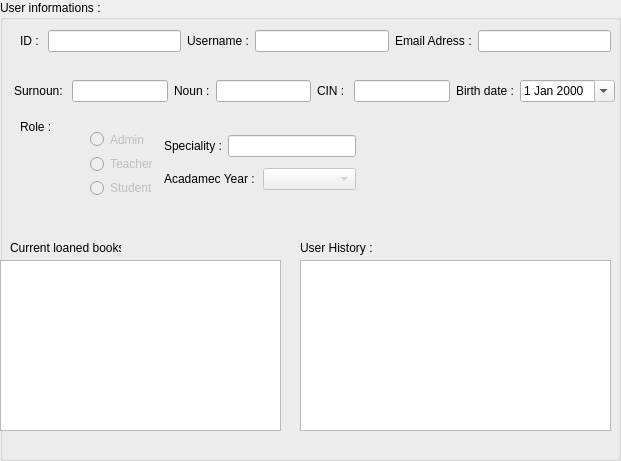
    <widget class="QGroupBox" name="groupBox_9">
     <property name="geometry">
      <rect>
       <x>500</x>
       <y>340</y>
       <width>621</width>
       <height>461</height>
      </rect>
     </property>
     <property name="title">
      <string>User informations :</string>
     </property>
     <property name="flat">
      <bool>false</bool>
     </property>
     <widget class="QLabel" name="label_77">
      <property name="geometry">
       <rect>
        <x>20</x>
        <y>120</y>
        <width>46</width>
        <height>13</height>
       </rect>
      </property>
      <property name="text">
       <string>Role :</string>
      </property>
     </widget>
     <widget class="QWidget" name="layoutWidget_57">
      <property name="geometry">
       <rect>
        <x>20</x>
        <y>30</y>
        <width>591</width>
        <height>22</height>
       </rect>
      </property>
      <layout class="QHBoxLayout" name="horizontalLayout_75">
       <item>
        <widget class="QLabel" name="label_78">
         <property name="text">
          <string>ID : </string>
         </property>
        </widget>
       </item>
       <item>
        <widget class="QLineEdit" name="ID_3">
         <property name="readOnly">
          <bool>true</bool>
         </property>
        </widget>
       </item>
       <item>
        <widget class="QLabel" name="label_79">
         <property name="text">
          <string>Username :</string>
         </property>
        </widget>
       </item>
       <item>
        <widget class="QLineEdit" name="lineEdit_username_4">
         <property name="readOnly">
          <bool>true</bool>
         </property>
        </widget>
       </item>
       <item>
        <widget class="QLabel" name="label_80">
         <property name="text">
          <string>Email Adress :</string>
         </property>
        </widget>
       </item>
       <item>
        <widget class="QLineEdit" name="lineEdit_email_4">
         <property name="readOnly">
          <bool>true</bool>
         </property>
        </widget>
       </item>
      </layout>
     </widget>
     <widget class="QWidget" name="layoutWidget_55">
      <property name="geometry">
       <rect>
        <x>14</x>
        <y>80</y>
        <width>601</width>
        <height>22</height>
       </rect>
      </property>
      <layout class="QHBoxLayout" name="horizontalLayout_64">
       <item>
        <widget class="QLabel" name="label_81">
         <property name="text">
          <string>Surnoun: </string>
         </property>
        </widget>
       </item>
       <item>
        <widget class="QLineEdit" name="lineEdit_surnoun_4">
         <property name="readOnly">
          <bool>true</bool>
         </property>
        </widget>
       </item>
       <item>
        <widget class="QLabel" name="label_82">
         <property name="text">
          <string>Noun :</string>
         </property>
        </widget>
       </item>
       <item>
        <widget class="QLineEdit" name="lineEdit_noun_4">
         <property name="readOnly">
          <bool>true</bool>
         </property>
        </widget>
       </item>
       <item>
        <widget class="QLabel" name="label_83">
         <property name="text">
          <string>CIN : </string>
         </property>
        </widget>
       </item>
       <item>
        <widget class="QLineEdit" name="lineEdit_cin_4">
         <property name="readOnly">
          <bool>true</bool>
         </property>
        </widget>
       </item>
       <item>
        <widget class="QLabel" name="label_84">
         <property name="text">
          <string>Birth date :</string>
         </property>
        </widget>
       </item>
       <item>
        <widget class="QDateEdit" name="date_4">
         <property name="readOnly">
          <bool>true</bool>
         </property>
         <property name="calendarPopup">
          <bool>true</bool>
         </property>
        </widget>
       </item>
      </layout>
     </widget>
     <widget class="QLabel" name="label_85">
      <property name="geometry">
       <rect>
        <x>300</x>
        <y>240</y>
        <width>101</width>
        <height>16</height>
       </rect>
      </property>
      <property name="text">
       <string>User History : </string>
      </property>
     </widget>
     <widget class="QTableView" name="tableView_his_5">
      <property name="geometry">
       <rect>
        <x>300</x>
        <y>260</y>
        <width>311</width>
        <height>171</height>
       </rect>
      </property>
     </widget>
     <widget class="QLabel" name="label_86">
      <property name="geometry">
       <rect>
        <x>10</x>
        <y>240</y>
        <width>111</width>
        <height>16</height>
       </rect>
      </property>
      <property name="text">
       <string>Current loaned books : </string>
      </property>
     </widget>
     <widget class="QTableView" name="tableView_his_6">
      <property name="geometry">
       <rect>
        <x>0</x>
        <y>260</y>
        <width>281</width>
        <height>171</height>
       </rect>
      </property>
     </widget>
     <widget class="QWidget" name="layoutWidget_50">
      <property name="geometry">
       <rect>
        <x>90</x>
        <y>130</y>
        <width>266</width>
        <height>67</height>
       </rect>
      </property>
      <layout class="QHBoxLayout" name="horizontalLayout_76">
       <item>
        <layout class="QVBoxLayout" name="verticalLayout_7">
         <item>
          <widget class="QRadioButton" name="radioButton_admin_4">
           <property name="enabled">
            <bool>false</bool>
           </property>
           <property name="text">
            <string>Admin</string>
           </property>
          </widget>
         </item>
         <item>
          <widget class="QRadioButton" name="radioButton_teacher_4">
           <property name="enabled">
            <bool>false</bool>
           </property>
           <property name="text">
            <string>Teacher</string>
           </property>
          </widget>
         </item>
         <item>
          <widget class="QRadioButton" name="radioButton_student_4">
           <property name="enabled">
            <bool>false</bool>
           </property>
           <property name="text">
            <string>Student</string>
           </property>
          </widget>
         </item>
        </layout>
       </item>
       <item>
        <layout class="QVBoxLayout" name="verticalLayout_8">
         <item>
          <layout class="QHBoxLayout" name="horizontalLayout_77">
           <item>
            <widget class="QLabel" name="label_88">
             <property name="text">
              <string>Speciality :</string>
             </property>
            </widget>
           </item>
           <item>
            <widget class="QLineEdit" name="lineEdit_spe_4">
             <property name="readOnly">
              <bool>true</bool>
             </property>
            </widget>
           </item>
          </layout>
         </item>
         <item>
          <layout class="QHBoxLayout" name="horizontalLayout_78">
           <item>
            <widget class="QLabel" name="label_89">
             <property name="text">
              <string>Acadamec Year :</string>
             </property>
            </widget>
           </item>
           <item>
            <widget class="QComboBox" name="comboBox_EDIT_3">
             <property name="enabled">
              <bool>false</bool>
             </property>
             <property name="editable">
              <bool>false</bool>
             </property>
            </widget>
           </item>
          </layout>
         </item>
        </layout>
       </item>
      </layout>
     </widget>
    </widget>
